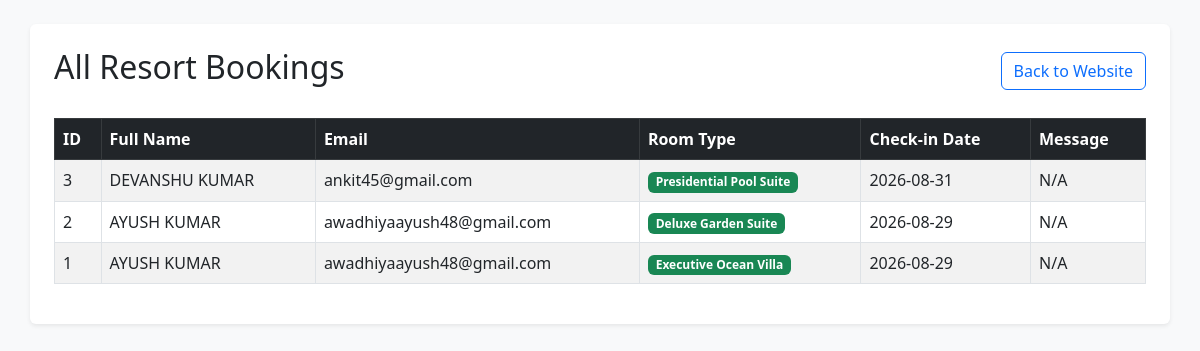
The page /admin on the database its author committed.
### app.py (models this page shows)
class Booking(db.Model):
    id = db.Column(db.Integer, primary_key=True)
    name = db.Column(db.String(100), nullable=False)
    email = db.Column(db.String(100), nullable=False)
    room_type = db.Column(db.String(50), nullable=False)
    check_in = db.Column(db.String(20), nullable=False)
    message = db.Column(db.String(500))

### app.py (the view)
@app.route('/', methods=['GET', 'POST'])
@app.route('/admin')
def admin():
    bookings = Booking.query.order_by(Booking.id.desc()).all()
    return render_template('admin.html', bookings=bookings)

### templates/admin.html (shortened to what this page needs)
<!DOCTYPE html>
<html lang="en">
<head>
    <link href="https://cdn.jsdelivr.net/npm/bootstrap@5.3.0/dist/css/bootstrap.min.css" rel="stylesheet">
</head>
<body class="bg-light p-4">
    <div class="container bg-white p-4 rounded shadow-sm">
        <div class="d-flex justify-content-between align-items-center mb-4">
            <h2> All Resort Bookings</h2>
            <a href="/" class="btn btn-outline-primary">Back to Website</a>
        </div>
        <table class="table table-bordered table-striped table-hover">
            <thead class="table-dark">
                <tr>
                    <th>ID</th>
                    <th>Full Name</th>
                    <th>Email</th>
                    <th>Room Type</th>
                    <th>Check-in Date</th>
                    <th>Message</th>
                </tr>
            </thead>
            <tbody>
                {% for b in bookings %}
                <tr>
                    <td>{{ b.id }}</td>
                    <td>{{ b.name }}</td>
                    <td>{{ b.email }}</td>
                    <td><span class="badge bg-success">{{ b.room_type }}</span></td>
                    <td>{{ b.check_in }}</td>
                    <td>{{ b.message or 'N/A' }}</td>
                </tr>
                {% else %}
                <tr>
                    <td colspan="6" class="text-center text-muted">No bookings found yet.</td>
                </tr>
                {% endfor %}
            </tbody>
        </table>
    </div>
</body>
</html>

### rows shown on the page
Booking: id "3", name "DEVANSHU KUMAR", email "ankit45@gmail.com", room_type "Presidential Pool Suite", check_in "2026-08-31", message "N/A"
Booking: id "2", name "AYUSH KUMAR", email "awadhiyaayush48@gmail.com", room_type "Deluxe Garden Suite", check_in "2026-08-29", message "N/A"
Booking: id "1", name "AYUSH KUMAR", email "awadhiyaayush48@gmail.com", room_type "Executive Ocean Villa", check_in "2026-08-29", message "N/A"
